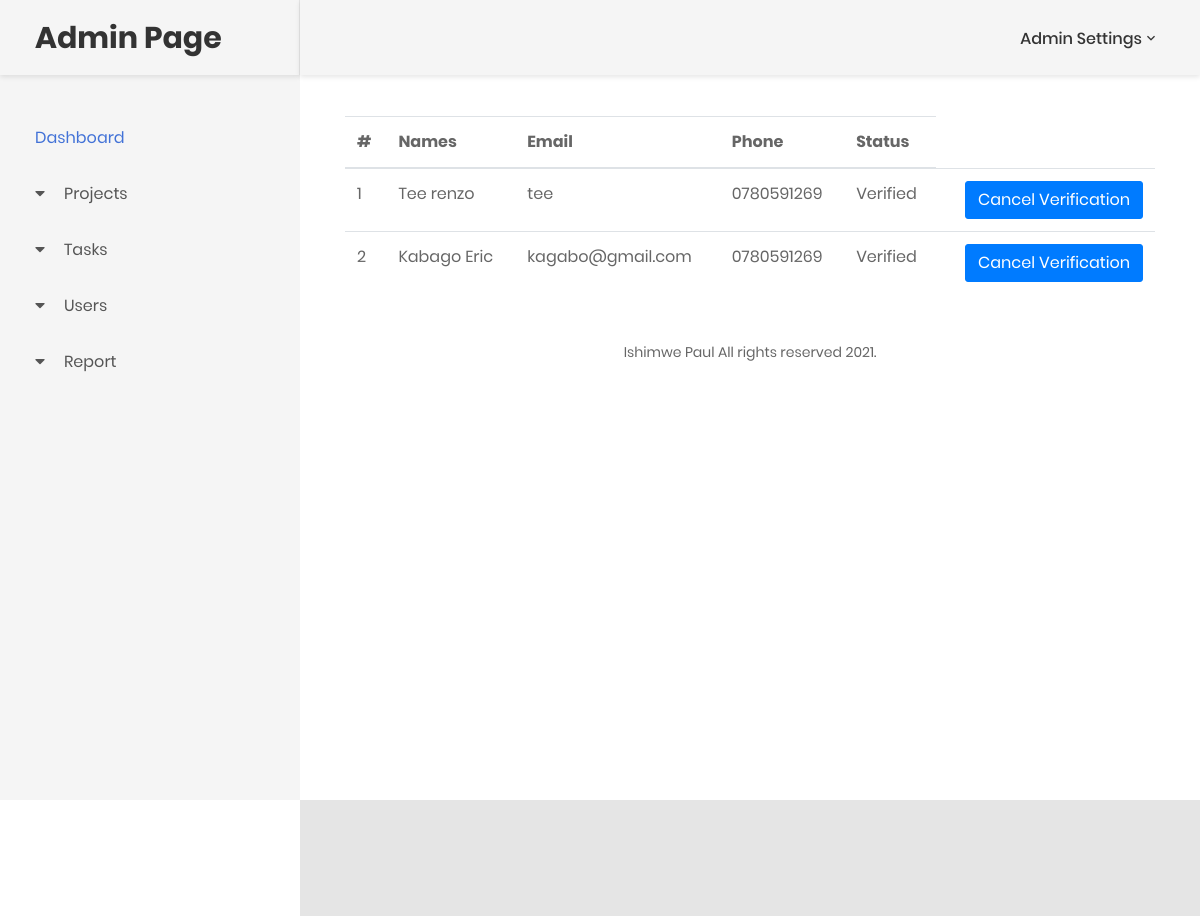
/All_Users.php (signed in), run on the app's committed database.
### tables this page shows
CREATE TABLE `users` (
  `id` int(123) NOT NULL,
  `email` varchar(123) NOT NULL,
  `names` varchar(123) NOT NULL,
  `tel` varchar(20) NOT NULL,
  `password` varchar(123) NOT NULL,
  `verified` varchar(123) NOT NULL
);

### All_Users.php (the view, shortened to what this page needs)
<?php
include 'connection.php';
$query = "SELECT * FROM `users`";
$data = mysqli_query($connect, "$query");
?>
<!DOCTYPE html>
<html lang="en">
<head>
    <link href="css/font-face.css" rel="stylesheet" media="all">
    <link href="vendor/font-awesome-4.7/css/font-awesome.min.css" rel="stylesheet" media="all">
    <link href="vendor/font-awesome-5/css/fontawesome-all.min.css" rel="stylesheet" media="all">
    <link href="vendor/mdi-font/css/material-design-iconic-font.min.css" rel="stylesheet" media="all">
    <link href="vendor/bootstrap-4.1/bootstrap.min.css" rel="stylesheet" media="all">
    <link href="vendor/animsition/animsition.min.css" rel="stylesheet" media="all">
    <link href="vendor/bootstrap-progressbar/bootstrap-progressbar-3.3.4.min.css" rel="stylesheet" media="all">
    <link href="vendor/wow/animate.css" rel="stylesheet" media="all">
    <link href="vendor/css-hamburgers/hamburgers.min.css" rel="stylesheet" media="all">
    <link href="vendor/slick/slick.css" rel="stylesheet" media="all">
    <link href="vendor/select2/select2.min.css" rel="stylesheet" media="all">
    <link href="vendor/perfect-scrollbar/perfect-scrollbar.css" rel="stylesheet" media="all">
    <link href="css/theme.css" rel="stylesheet" media="all">
</head>
<body class="animsition">
    <div class="page-wrapper">
        <?php include('includes/nav-sidebar.php'); ?>
        <div class="page-container">
            <?php include('includes/header.php');  ?>
            <div class="main-content">
                <div class="section__content section__content--p30">
                    <div class="container-fluid">
                        <div class="row">
                            <div class="col-md-12">
                                <div class="overview-wrap">
                                    <table class="table table-stripe table-hover">
                                        <tbody>
                                            <thead>
                                                <tr>
                                                    <th>#</th>
                                                    <th>Names</th>
                                                    <th>Email</th>
                                                    <th>Phone</th>
                                                    <th>Status</th>
                                                </tr>
                                            </thead>
                                            <?php
                                            $count = 0;
                                            while ($row = mysqli_fetch_array($data)) {
                                                $count++;
                                            ?>
                                                <tr>
                                                    <td><?php echo $count; ?></td>
                                                    <td><?php echo $row['names']; ?></td>
                                                    <td><?php
                                                        echo $row['email'];
                                                        ?></td>
                                                    <td><?php echo $row['tel']; ?></td>
                                                    <td><?php
                                                        if ($row['verified'] == 'yes') {
                                                            echo  "Verified";
                                                        } else {
                                                            echo  "Not yet verified";
                                                        }
                                                        ?></td>
                                                    <?php
                                                    if ($row['verified'] == 'no') {
                                                    ?>
                                                        <td align='right'><a class="btn btn-primary" href='markVerified.php?id=<?php echo $row[0]; ?>'>
                                                                Verify
                                                            </a></td>
                                                    <?php
                                                    } else { ?>
                                                        <td align='right'> <a class="btn btn-primary" href='cancelVerification.php?id=<?php echo $row[0]; ?>'>Cancel Verification</a></td>
                                                    <?php
                                                    }
                                                    ?>
                                                </tr>
                                            <?php  }  ?>
                                        </tbody>
                                    </table>
                                </div>
                            </div>
                        </div>
                        <div class="row m-t-25">
                            <div class="col-sm-6 col-lg-3">
                            </div>
                            <div class="col-sm-6 col-lg-3">
                            </div>
                            <div class="col-sm-6 col-lg-3">
                            </div>
                            <div class="col-sm-6 col-lg-3">
                            </div>
                        </div>
                        <?php include('includes/footer.php') ?>
                    </div>
                </div>
            </div>
        </div>
    </div>
</body>
</html>

### data on the page
users: names "Tee renzo", email "tee", tel "0780591269", verified "Verified"
users: names "Kabago Eric", email "kagabo@gmail.com", tel "0780591269", verified "Verified"
